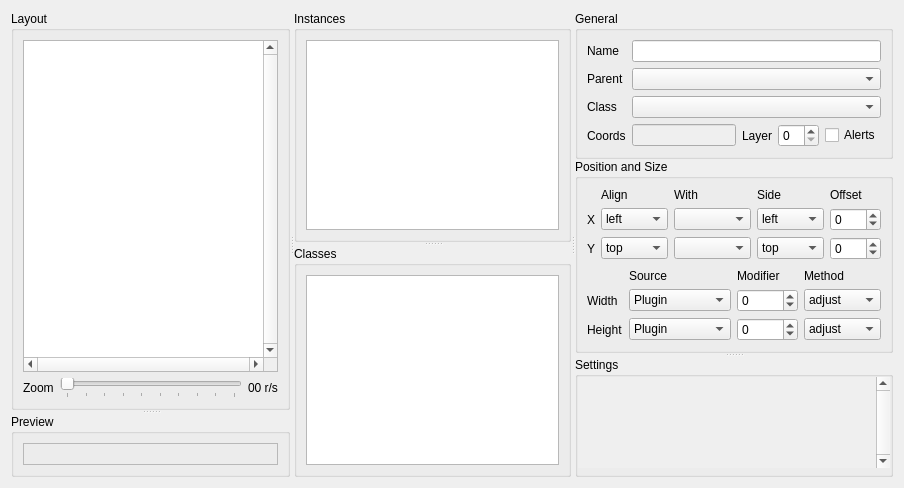
      <widget class="QWidget" name="layoutTab">
       <attribute name="title">
        <string>Layout</string>
       </attribute>
       <layout class="QHBoxLayout" name="horizontalLayout_10">
        <item>
         <widget class="QSplitter" name="splitterVLeft">
          <property name="orientation">
           <enum>Qt::Horizontal</enum>
          </property>
          <widget class="QSplitter" name="splitterHLeft">
           <property name="orientation">
            <enum>Qt::Vertical</enum>
           </property>
           <widget class="QGroupBox" name="layoutBox">
            <property name="title">
             <string>Layout</string>
            </property>
            <layout class="QVBoxLayout" name="verticalLayout_14">
             <item>
              <widget class="AppGraphicsView" name="layoutView">
               <property name="verticalScrollBarPolicy">
                <enum>Qt::ScrollBarAlwaysOn</enum>
               </property>
               <property name="horizontalScrollBarPolicy">
                <enum>Qt::ScrollBarAlwaysOn</enum>
               </property>
               <property name="dragMode">
                <enum>QGraphicsView::RubberBandDrag</enum>
               </property>
              </widget>
             </item>
             <item>
              <widget class="QWidget" name="widget_4" native="true">
               <layout class="QHBoxLayout" name="horizontalLayout_9">
                <property name="leftMargin">
                 <number>0</number>
                </property>
                <property name="topMargin">
                 <number>0</number>
                </property>
                <property name="rightMargin">
                 <number>0</number>
                </property>
                <property name="bottomMargin">
                 <number>0</number>
                </property>
                <item>
                 <widget class="QLabel" name="label_24">
                  <property name="text">
                   <string>Zoom</string>
                  </property>
                 </widget>
                </item>
                <item>
                 <widget class="QSlider" name="layoutZoomSlider">
                  <property name="minimum">
                   <number>1</number>
                  </property>
                  <property name="maximum">
                   <number>10</number>
                  </property>
                  <property name="pageStep">
                   <number>1</number>
                  </property>
                  <property name="orientation">
                   <enum>Qt::Horizontal</enum>
                  </property>
                  <property name="tickPosition">
                   <enum>QSlider::TicksBelow</enum>
                  </property>
                 </widget>
                </item>
                <item>
                 <widget class="QLabel" name="labelRPS">
                  <property name="sizePolicy">
                   <sizepolicy hsizetype="Fixed" vsizetype="Fixed">
                    <horstretch>0</horstretch>
                    <verstretch>0</verstretch>
                   </sizepolicy>
                  </property>
                  <property name="text">
                   <string>00 r/s</string>
                  </property>
                 </widget>
                </item>
               </layout>
              </widget>
             </item>
            </layout>
           </widget>
           <widget class="QGroupBox" name="previewBox">
            <property name="title">
             <string>Preview</string>
            </property>
            <layout class="QVBoxLayout" name="verticalLayout_15">
             <item>
              <widget class="AppInstancePreview" name="instancePreview">
               <property name="frameShape">
                <enum>QFrame::StyledPanel</enum>
               </property>
               <property name="frameShadow">
                <enum>QFrame::Raised</enum>
               </property>
              </widget>
             </item>
            </layout>
           </widget>
          </widget>
          <widget class="QSplitter" name="splitterVRight">
           <property name="orientation">
            <enum>Qt::Horizontal</enum>
           </property>
           <widget class="QSplitter" name="splitterHMid">
            <property name="orientation">
             <enum>Qt::Vertical</enum>
            </property>
            <widget class="QGroupBox" name="instanceTreeBox">
             <property name="title">
              <string>Instances</string>
             </property>
             <layout class="QVBoxLayout" name="verticalLayout_16">
              <item>
               <widget class="AppTreeView" name="instanceTreeView">
                <property name="sizePolicy">
                 <sizepolicy hsizetype="Preferred" vsizetype="Expanding">
                  <horstretch>0</horstretch>
                  <verstretch>0</verstretch>
                 </sizepolicy>
                </property>
                <property name="selectionMode">
                 <enum>QAbstractItemView::ExtendedSelection</enum>
                </property>
                <property name="selectionBehavior">
                 <enum>QAbstractItemView::SelectRows</enum>
                </property>
               </widget>
              </item>
             </layout>
            </widget>
            <widget class="QGroupBox" name="classTreeBox">
             <property name="title">
              <string>Classes</string>
             </property>
             <layout class="QVBoxLayout" name="verticalLayout_17">
              <item>
               <widget class="AppTreeView" name="classTreeView">
                <property name="sizePolicy">
                 <sizepolicy hsizetype="Preferred" vsizetype="Expanding">
                  <horstretch>0</horstretch>
                  <verstretch>0</verstretch>
                 </sizepolicy>
                </property>
               </widget>
              </item>
             </layout>
            </widget>
           </widget>
           <widget class="QSplitter" name="splitterHRight">
            <property name="sizePolicy">
             <sizepolicy hsizetype="Preferred" vsizetype="Fixed">
              <horstretch>0</horstretch>
              <verstretch>0</verstretch>
             </sizepolicy>
            </property>
            <property name="orientation">
             <enum>Qt::Vertical</enum>
            </property>
            <widget class="QWidget" name="instanceGeometryArea" native="true">
             <property name="sizePolicy">
              <sizepolicy hsizetype="Preferred" vsizetype="Fixed">
               <horstretch>0</horstretch>
               <verstretch>0</verstretch>
              </sizepolicy>
             </property>
             <layout class="QVBoxLayout" name="verticalLayout_4">
              <property name="spacing">
               <number>0</number>
              </property>
              <property name="leftMargin">
               <number>0</number>
              </property>
              <property name="topMargin">
               <number>0</number>
              </property>
              <property name="rightMargin">
               <number>0</number>
              </property>
              <property name="bottomMargin">
               <number>0</number>
              </property>
              <item>
               <widget class="QGroupBox" name="instanceGeneralBox">
                <property name="sizePolicy">
                 <sizepolicy hsizetype="Preferred" vsizetype="Fixed">
                  <horstretch>0</horstretch>
                  <verstretch>0</verstretch>
                 </sizepolicy>
                </property>
                <property name="title">
                 <string>General</string>
                </property>
                <layout class="QFormLayout" name="formLayout">
                 <property name="fieldGrowthPolicy">
                  <enum>QFormLayout::AllNonFixedFieldsGrow</enum>
                 </property>
                 <item row="0" column="0">
                  <widget class="QLabel" name="label_18">
                   <property name="text">
                    <string>Name</string>
                   </property>
                  </widget>
                 </item>
                 <item row="0" column="1">
                  <widget class="QLineEdit" name="instanceName">
                   <property name="sizePolicy">
                    <sizepolicy hsizetype="Preferred" vsizetype="Fixed">
                     <horstretch>0</horstretch>
                     <verstretch>0</verstretch>
                    </sizepolicy>
                   </property>
                   <property name="text">
                    <string/>
                   </property>
                  </widget>
                 </item>
                 <item row="1" column="0">
                  <widget class="QLabel" name="label_21">
                   <property name="text">
                    <string>Parent</string>
                   </property>
                  </widget>
                 </item>
                 <item row="1" column="1">
                  <widget class="QComboBox" name="instanceParent">
                   <property name="sizePolicy">
                    <sizepolicy hsizetype="Preferred" vsizetype="Fixed">
                     <horstretch>0</horstretch>
                     <verstretch>0</verstretch>
                    </sizepolicy>
                   </property>
                  </widget>
                 </item>
                 <item row="3" column="0">
                  <widget class="QLabel" name="label_31">
                   <property name="text">
                    <string>Coords</string>
                   </property>
                  </widget>
                 </item>
                 <item row="3" column="1">
                  <layout class="QHBoxLayout" name="horizontalLayout_8" stretch="1,0,0,0">
                   <item>
                    <widget class="QLineEdit" name="instancePosSize">
                     <property name="enabled">
                      <bool>false</bool>
                     </property>
                    </widget>
                   </item>
                   <item>
                    <widget class="QLabel" name="label_20">
                     <property name="text">
                      <string>Layer</string>
                     </property>
                    </widget>
                   </item>
                   <item>
                    <widget class="AppSpinBox" name="instanceDepth"/>
                   </item>
                   <item>
                    <widget class="QCheckBox" name="instanceAlerts">
                     <property name="sizePolicy">
                      <sizepolicy hsizetype="Preferred" vsizetype="Fixed">
                       <horstretch>0</horstretch>
                       <verstretch>0</verstretch>
                      </sizepolicy>
                     </property>
                     <property name="text">
                      <string>Alerts</string>
                     </property>
                    </widget>
                   </item>
                  </layout>
                 </item>
                 <item row="2" column="0">
                  <widget class="QLabel" name="label_7">
                   <property name="text">
                    <string>Class</string>
                   </property>
                  </widget>
                 </item>
                 <item row="2" column="1">
                  <widget class="QComboBox" name="instanceClass"/>
                 </item>
                </layout>
               </widget>
              </item>
              <item>
               <widget class="QGroupBox" name="groupBox_14">
                <property name="sizePolicy">
                 <sizepolicy hsizetype="Preferred" vsizetype="Fixed">
                  <horstretch>0</horstretch>
                  <verstretch>0</verstretch>
                 </sizepolicy>
                </property>
                <property name="title">
                 <string>Position and Size</string>
                </property>
                <layout class="QVBoxLayout" name="verticalLayout_8">
                 <property name="spacing">
                  <number>0</number>
                 </property>
                 <property name="leftMargin">
                  <number>0</number>
                 </property>
                 <property name="topMargin">
                  <number>0</number>
                 </property>
                 <property name="rightMargin">
                  <number>0</number>
                 </property>
                 <property name="bottomMargin">
                  <number>0</number>
                 </property>
                 <item>
                  <widget class="QWidget" name="instancePositionBox" native="true">
                   <property name="sizePolicy">
                    <sizepolicy hsizetype="Preferred" vsizetype="Fixed">
                     <horstretch>0</horstretch>
                     <verstretch>0</verstretch>
                    </sizepolicy>
                   </property>
                   <layout class="QGridLayout" name="gridLayout" columnstretch="0,0,1,0,0" columnminimumwidth="0,0,0,0,0">
                    <property name="bottomMargin">
                     <number>0</number>
                    </property>
                    <item row="0" column="1">
                     <widget class="QLabel" name="label_10">
                      <property name="text">
                       <string>Align</string>
                      </property>
                     </widget>
                    </item>
                    <item row="0" column="2">
                     <widget class="QLabel" name="label_11">
                      <property name="text">
                       <string>With</string>
                      </property>
                     </widget>
                    </item>
                    <item row="0" column="3">
                     <widget class="QLabel" name="label_12">
                      <property name="text">
                       <string>Side</string>
                      </property>
                     </widget>
                    </item>
                    <item row="0" column="4">
                     <widget class="QLabel" name="label_9">
                      <property name="text">
                       <string>Offset</string>
                      </property>
                     </widget>
                    </item>
                    <item row="1" column="0">
                     <widget class="QLabel" name="label">
                      <property name="text">
                       <string>X</string>
                      </property>
                     </widget>
                    </item>
                    <item row="1" column="1">
                     <widget class="QComboBox" name="instanceXAlign">
                      <item>
                       <property name="text">
                        <string>left</string>
                       </property>
                      </item>
                      <item>
                       <property name="text">
                        <string>center</string>
                       </property>
                      </item>
                      <item>
                       <property name="text">
                        <string>right</string>
                       </property>
                      </item>
                     </widget>
                    </item>
                    <item row="1" column="2">
                     <widget class="QComboBox" name="instanceXRef"/>
                    </item>
                    <item row="1" column="3">
                     <widget class="QComboBox" name="instanceXSide">
                      <item>
                       <property name="text">
                        <string>left</string>
                       </property>
                      </item>
                      <item>
                       <property name="text">
                        <string>center</string>
                       </property>
                      </item>
                      <item>
                       <property name="text">
                        <string>right</string>
                       </property>
                      </item>
                     </widget>
                    </item>
                    <item row="1" column="4">
                     <widget class="AppSpinBox" name="instanceXOffset">
                      <property name="minimum">
                       <number>-320</number>
                      </property>
                      <property name="maximum">
                       <number>640</number>
                      </property>
                     </widget>
                    </item>
                    <item row="2" column="0">
                     <widget class="QLabel" name="label_2">
                      <property name="text">
                       <string>Y</string>
                      </property>
                     </widget>
                    </item>
                    <item row="2" column="1">
                     <widget class="QComboBox" name="instanceYAlign">
                      <item>
                       <property name="text">
                        <string>top</string>
                       </property>
                      </item>
                      <item>
                       <property name="text">
                        <string>center</string>
                       </property>
                      </item>
                      <item>
                       <property name="text">
                        <string>bottom</string>
                       </property>
                      </item>
                     </widget>
                    </item>
                    <item row="2" column="2">
                     <widget class="QComboBox" name="instanceYRef"/>
                    </item>
                    <item row="2" column="3">
                     <widget class="QComboBox" name="instanceYSide">
                      <item>
                       <property name="text">
                        <string>top</string>
                       </property>
                      </item>
                      <item>
                       <property name="text">
                        <string>center</string>
                       </property>
                      </item>
                      <item>
                       <property name="text">
                        <string>bottom</string>
                       </property>
                      </item>
                     </widget>
                    </item>
                    <item row="2" column="4">
                     <widget class="AppSpinBox" name="instanceYOffset">
                      <property name="minimum">
                       <number>-240</number>
                      </property>
                      <property name="maximum">
                       <number>480</number>
                      </property>
                     </widget>
                    </item>
                   </layout>
                  </widget>
                 </item>
                 <item>
                  <widget class="QWidget" name="instanceSizeBox" native="true">
                   <property name="sizePolicy">
                    <sizepolicy hsizetype="Preferred" vsizetype="Fixed">
                     <horstretch>0</horstretch>
                     <verstretch>0</verstretch>
                    </sizepolicy>
                   </property>
                   <layout class="QGridLayout" name="gridLayout_2" columnstretch="0,1,0,0">
                    <item row="1" column="3">
                     <widget class="QComboBox" name="instanceWidthUnits">
                      <item>
                       <property name="text">
                        <string>adjust</string>
                       </property>
                      </item>
                      <item>
                       <property name="text">
                        <string>permille</string>
                       </property>
                      </item>
                      <item>
                       <property name="text">
                        <string>left</string>
                       </property>
                      </item>
                      <item>
                       <property name="text">
                        <string>right</string>
                       </property>
                      </item>
                      <item>
                       <property name="text">
                        <string>absolute</string>
                       </property>
                      </item>
                     </widget>
                    </item>
                    <item row="1" column="0">
                     <widget class="QLabel" name="label_3">
                      <property name="text">
                       <string>Width</string>
                      </property>
                     </widget>
                    </item>
                    <item row="1" column="1">
                     <widget class="QComboBox" name="instanceWRef">
                      <item>
                       <property name="text">
                        <string>Plugin</string>
                       </property>
                      </item>
                      <item>
                       <property name="text">
                        <string>Fixed</string>
                       </property>
                      </item>
                      <item>
                       <property name="text">
                        <string>Instance</string>
                       </property>
                      </item>
                     </widget>
                    </item>
                    <item row="2" column="0">
                     <widget class="QLabel" name="label_4">
                      <property name="text">
                       <string>Height</string>
                      </property>
                     </widget>
                    </item>
                    <item row="2" column="3">
                     <widget class="QComboBox" name="instanceHeightUnits">
                      <item>
                       <property name="text">
                        <string>adjust</string>
                       </property>
                      </item>
                      <item>
                       <property name="text">
                        <string>permille</string>
                       </property>
                      </item>
                      <item>
                       <property name="text">
                        <string>top</string>
                       </property>
                      </item>
                      <item>
                       <property name="text">
                        <string>bottom</string>
                       </property>
                      </item>
                      <item>
                       <property name="text">
                        <string>absolute</string>
                       </property>
                      </item>
                     </widget>
                    </item>
                    <item row="0" column="1">
                     <widget class="QLabel" name="label_13">
                      <property name="text">
                       <string>Source</string>
                      </property>
                     </widget>
                    </item>
                    <item row="0" column="3">
                     <widget class="QLabel" name="label_14">
                      <property name="text">
                       <string>Method</string>
                      </property>
                     </widget>
                    </item>
                    <item row="1" column="2">
                     <widget class="QSpinBox" name="instanceWidthMod">
                      <property name="minimum">
                       <number>-1000</number>
                      </property>
                      <property name="maximum">
                       <number>10000</number>
                      </property>
                     </widget>
                    </item>
                    <item row="2" column="2">
                     <widget class="QSpinBox" name="instanceHeightMod">
                      <property name="minimum">
                       <number>-1000</number>
                      </property>
                      <property name="maximum">
                       <number>10000</number>
                      </property>
                     </widget>
                    </item>
                    <item row="0" column="2">
                     <widget class="QLabel" name="label_15">
                      <property name="text">
                       <string>Modifier</string>
                      </property>
                     </widget>
                    </item>
                    <item row="2" column="1">
                     <widget class="QComboBox" name="instanceHRef">
                      <item>
                       <property name="text">
                        <string>Plugin</string>
                       </property>
                      </item>
                      <item>
                       <property name="text">
                        <string>Fixed</string>
                       </property>
                      </item>
                      <item>
                       <property name="text">
                        <string>Instance</string>
                       </property>
                      </item>
                     </widget>
                    </item>
                   </layout>
                  </widget>
                 </item>
                </layout>
               </widget>
              </item>
             </layout>
            </widget>
            <widget class="QGroupBox" name="instanceSettingsBox">
             <property name="sizePolicy">
              <sizepolicy hsizetype="Preferred" vsizetype="Expanding">
               <horstretch>0</horstretch>
               <verstretch>1</verstretch>
              </sizepolicy>
             </property>
             <property name="title">
              <string>Settings</string>
             </property>
             <property name="alignment">
              <set>Qt::AlignLeading|Qt::AlignLeft|Qt::AlignTop</set>
             </property>
             <layout class="QVBoxLayout" name="verticalLayout_7">
              <property name="spacing">
               <number>0</number>
              </property>
              <property name="leftMargin">
               <number>0</number>
              </property>
              <property name="topMargin">
               <number>0</number>
              </property>
              <property name="rightMargin">
               <number>0</number>
              </property>
              <property name="bottomMargin">
               <number>6</number>
              </property>
              <item>
               <widget class="QScrollArea" name="instanceSettingsArea">
                <property name="frameShape">
                 <enum>QFrame::NoFrame</enum>
                </property>
                <property name="verticalScrollBarPolicy">
                 <enum>Qt::ScrollBarAlwaysOn</enum>
                </property>
                <property name="horizontalScrollBarPolicy">
                 <enum>Qt::ScrollBarAlwaysOff</enum>
                </property>
                <property name="widgetResizable">
                 <bool>true</bool>
                </property>
                <widget class="QWidget" name="scrollAreaWidgetContents">
                 <property name="geometry">
                  <rect>
                   <x>0</x>
                   <y>0</y>
                   <width>84</width>
                   <height>30</height>
                  </rect>
                 </property>
                </widget>
               </widget>
              </item>
             </layout>
            </widget>
           </widget>
          </widget>
         </widget>
        </item>
       </layout>
      </widget>
